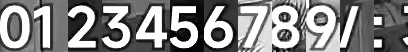
#> input picture capture/osd_templates.png, 408 x 52 px
$ python osd.py
#> lines starting #> are read from the running program, lines starting #| are printed output that depends on the picture
"""Leitura do instante de captura gravado no OSD do frame (watermark).

O pipeline só conhece o instante de *chegada* (`arrival_wall`). O único
instante de captura em banda é o texto que a câmera desenha no topo-esquerdo
do frame: ``YYYY/MM/DD HH:MM:SS``. Este módulo lê esse texto sem dependência
de OCR: a fonte é fixa e monoespaçada, então as células têm posição fixa e
cada glifo é classificado por correlação com templates extraídos da própria
fonte (`osd_templates.png`).

Limitações deliberadas:
- resolução fixa 2560×1440 (a câmera atual); outra resolução falha alto em vez
  de inventar um horário;
- glifo ambíguo ou texto fora do formato → ``None`` + motivo, nunca um valor
  aproximado (usar ``arrival_wall`` como se fosse captura é o bug que este
  módulo existe para corrigir).
"""
from __future__ import annotations

import logging
from datetime import datetime
from pathlib import Path
from typing import Optional

import cv2
import numpy as np

logger = logging.getLogger(__name__)

# ordem dos glifos na imagem de templates
TEMPLATE_ORDER = "0123456789/:"
TEMPLATES_PATH = Path(__file__).with_name("osd_templates.png")

# geometria do OSD em 2560×1440: início de cada célula, largura e faixa vertical
OSD_STARTS = (126, 165, 206, 246, 291, 330, 370, 411,
              445, 485, 565, 607, 656, 685, 724, 776, 806, 845)
CELL_W = 34
OSD_Y0, OSD_Y1 = 48, 100
BASE_W, BASE_H = 2560, 1440     # geometria de referência dos templates
CELL_H = OSD_Y1 - OSD_Y0
MIN_SCORE = 0.22   # pior correlação observada em frames reais: 0.34


def _prep(cell: np.ndarray) -> np.ndarray:
    """Remove o fundo local e normaliza — o glifo é o que sobra em alto relevo."""
    c = cell.astype(np.float32)
    f = c - cv2.GaussianBlur(c, (0, 0), 11)
    return (f - f.mean()) / (f.std() + 1e-6)


def _load_templates(path: Path = TEMPLATES_PATH) -> dict[str, np.ndarray]:
    sheet = cv2.imread(str(path), cv2.IMREAD_GRAYSCALE)
#> sheet is the input picture: shape (52, 408); min 0, max 255, mean 132.2
    if sheet is None:
        raise RuntimeError(f"templates do OSD não encontrados: {path}")
    need = CELL_W * len(TEMPLATE_ORDER)
    if sheet.shape[0] < OSD_Y1 - OSD_Y0 or sheet.shape[1] < need:
        raise RuntimeError(f"templates do OSD inválidos: {sheet.shape} (esperado >= x{need})")
    cells = sheet[0:OSD_Y1 - OSD_Y0, :need]
    return {
        ch: _prep(cells[:, i * CELL_W:(i + 1) * CELL_W])
        for i, ch in enumerate(TEMPLATE_ORDER)
    }
#> in _prep (call 9), `f = c - cv2.GaussianBlur(c, (0, 0), 11)`:
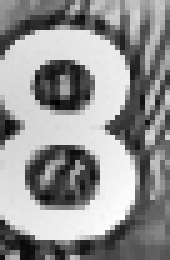
#> f: shape (52, 34) float32 (shown 5 times larger); min -165.8, max 121, mean -1.3; drawn with min black and max white
#> in _prep (call 10), `c = cell.astype(np.float32)`:
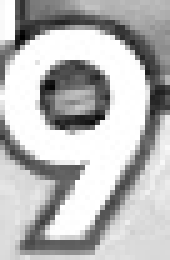
#> c: shape (52, 34) float32 (shown 5 times larger); min 0, max 255, mean 184.1
#> in _prep (call 10), `f = c - cv2.GaussianBlur(c, (0, 0), 11)`:
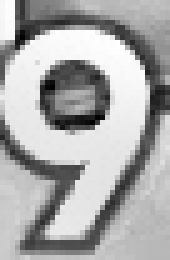
#> f: shape (52, 34) float32 (shown 5 times larger); min -175.7, max 88.01, mean 0.4; drawn with min black and max white
#> in _prep (call 11), `c = cell.astype(np.float32)`:
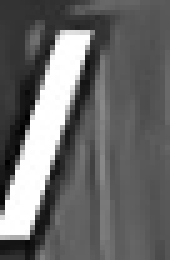
#> c: shape (52, 34) float32 (shown 5 times larger); min 1, max 255, mean 104.8
#> in _prep (call 11), `f = c - cv2.GaussianBlur(c, (0, 0), 11)`:
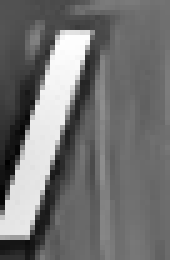
#> f: shape (52, 34) float32 (shown 5 times larger); min -128.9, max 156.2, mean -1.2; drawn with min black and max white
#> in _prep (call 12), `c = cell.astype(np.float32)`:
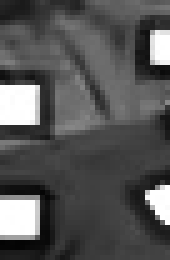
#> c: shape (52, 34) float32 (shown 5 times larger); min 3, max 255, mean 85.6
#> in _prep (call 12), `f = c - cv2.GaussianBlur(c, (0, 0), 11)`:
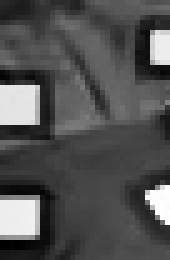
#> f: shape (52, 34) float32 (shown 5 times larger); min -87.18, max 182.9, mean 0.4; drawn with min black and max white


_TEMPLATES = _load_templates()


# [63 lines left out: functions _match_cell, read_osd, not called in this run]


class OsdClock:
    """Lê o OSD no máximo a cada ``interval_s`` e mantém o último instante.

    A idade é sempre recalculada contra o instante de chegada do frame atual,
    então continua avançando entre leituras — o que se cacheia é o horário
    absoluto gravado, não a idade.
    """

    # [40 lines left out: functions __init__, reset, observe, not called in this run]
